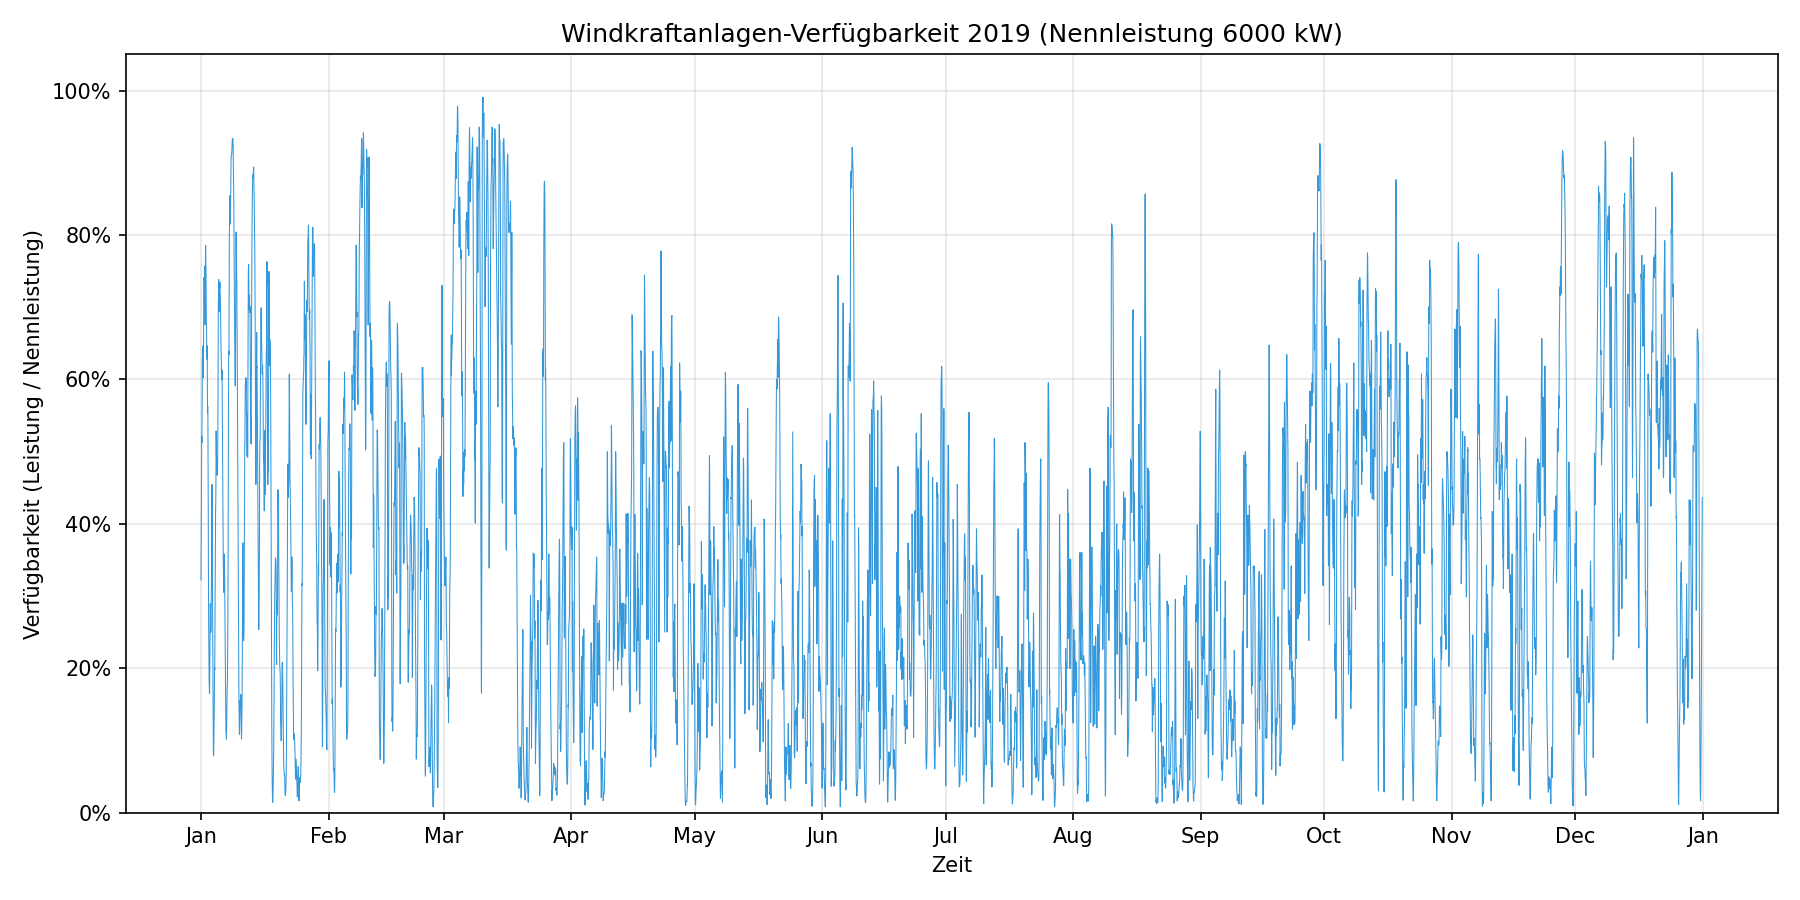

Recreate this plot in Python.
import pandas as pd
import matplotlib.pyplot as plt
import matplotlib.dates as mdates
import matplotlib.ticker as mticker

# Konfiguration
csv_pfad = 'Abgabeordner Gruppe 9/Windanlage Leistungsdaten.csv'
nennleistung_kw = 6000  # Aus der CSV-Datei

# 1. Daten einlesen
print(f"Lese Daten aus: {csv_pfad}")
# skiprows=4 weil die Daten erst in Zeile 6 beginnen (Header in Zeile 5, aber pandas zählt Header als Zeile 0)
# Die Header-Zeile ist Zeile 5 (0-indiziert 4), also skiprows=4 überspringt Metadata
df_wind = pd.read_csv(csv_pfad, sep=';', encoding='utf-8', skiprows=4)

# Relevante Spalten auswählen und umbenennen
df_wind = df_wind[['time', 'electricity']].copy()
df_wind = df_wind.rename(columns={'electricity': 'Wind_kW'})

# Zeitindex erstellen
df_wind['datetime'] = pd.to_datetime(df_wind['time'])
df_wind.set_index('datetime', inplace=True)

# 2. Verfügbarkeit berechnen
# Verfügbarkeit = Leistung / Nennleistung
df_wind['availability'] = df_wind['Wind_kW'] / nennleistung_kw

# Nur zur Sicherheit: Werte auf maximal 1 begrenzen (falls Datenfehler > Nennleistung)
df_wind['availability'] = df_wind['availability'].clip(upper=1.0)

# 3. Plotten
fig, ax = plt.subplots(figsize=(12, 6))

ax.plot(df_wind.index, df_wind['availability'], color='#3498db', linewidth=0.5, label='Wind-Verfügbarkeit')

# Formatierung
ax.set_ylabel('Verfügbarkeit (Leistung / Nennleistung)')
ax.set_xlabel('Zeit')
ax.set_title(f'Windkraftanlagen-Verfügbarkeit 2019 (Nennleistung {nennleistung_kw} kW)')
ax.set_ylim(0, 1.05)  # Von 0 bis knapp über 1

# Y-Achse als Prozent formatieren
ax.yaxis.set_major_formatter(mticker.PercentFormatter(1.0))

# X-Achse: Monate
ax.xaxis.set_major_locator(mdates.MonthLocator())
ax.xaxis.set_major_formatter(mdates.DateFormatter('%b'))

ax.grid(True, alpha=0.3)
plt.tight_layout()

# Speichern und Anzeigen
output_file = 'plot_wind_availability.png'
plt.savefig(output_file, dpi=150)
print(f"Plot gespeichert als: {output_file}")
plt.show()

# Ausgabe von Kennwerten
print("\n--- Kennwerte ---")
print(f"Mittlere Verfügbarkeit: {df_wind['availability'].mean()*100:.2f} %")
print(f"Maximale Verfügbarkeit: {df_wind['availability'].max()*100:.2f} %")
print(f"Minimale Verfügbarkeit: {df_wind['availability'].min()*100:.2f} %")
